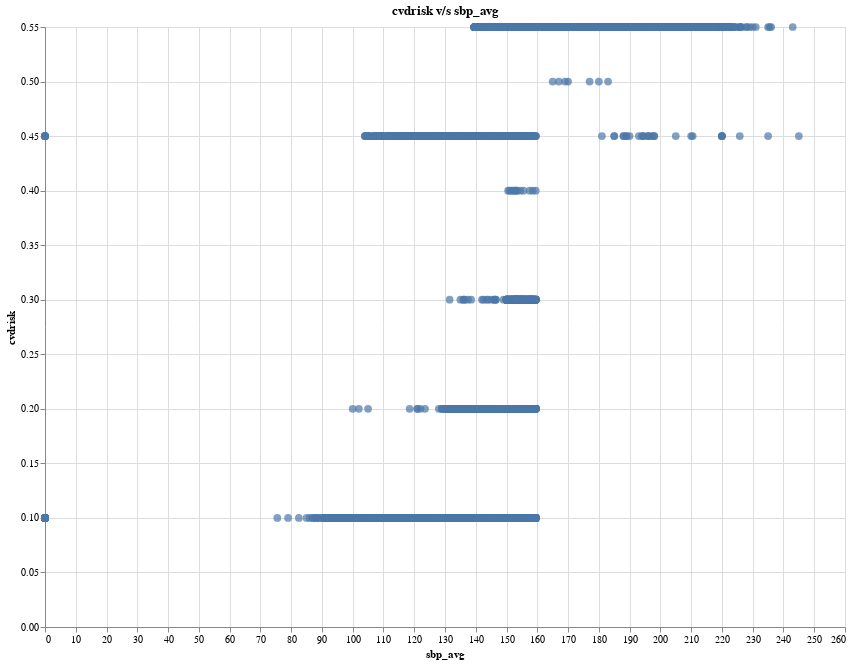

This figure's notebook cell:
### Code cell
# Enable the vegafusion data transformer
alt.data_transformers.enable('vegafusion')

# Assuming inspection_sbp is a DataFrame with two columns
data = pd.DataFrame({
    'x_variable': inspection_sbp.iloc[:, 0],  # Adjust with your actual column
    'y_variable': inspection_sbp.iloc[:, 1]   # Adjust with your actual column
})

# Create an Altair scatter plot
scatter_plot = alt.Chart(data).mark_circle(size=60).encode(
    x=alt.X('x_variable:Q', title='sbp_avg'),  # Adjust 'X Axis Label' accordingly
    y=alt.Y('y_variable:Q', title='cvdrisk'),  # Adjust 'Y Axis Label' accordingly
    tooltip=['x_variable', 'y_variable']           # Optional: displays values on hover
).properties(
    width=800,
    height=600,
    title='cvdrisk v/s sbp_avg'                 # Adjust with your desired title
)

scatter_plot

### Figure 1 — Vega specification as saved in the notebook (floating-point values rounded to 4 significant figures; data arrays with more than 128 entries replaced by an {"elided": "..."} marker saying what was removed)
{"$schema": "https://vega.github.io/schema/vega/v5.json", "data": [{"name": "source_0", "values": {"elided": "22011 records"}}, {"name": "source_0_x_domain_x_variable", "values": [{"min": 0.0, "max": 245.0}]}, {"name": "source_0_y_domain_y_variable", "values": [{"min": 0.1, "max": 0.55}]}], "marks": [{"type": "symbol", "name": "marks", "from": {"data": "source_0"}, "encode": {"update": {"size": {"value": 60}, "x": {"field": "x_variable", "scale": "x"}, "ariaRoleDescription": {"value": "circle"}, "y": {"field": "y_variable", "scale": "y"}, "description": {"signal": "\"sbp_avg: \" + (format(datum[\"x_variable\"], \"\")) + \"; cvdrisk: \" + (format(datum[\"y_variable\"], \"\")) + \"; x_variable: \" + (format(datum[\"x_variable\"], \"\")) + \"; y_variable: \" + (format(datum[\"y_variable\"], \"\"))"}, "tooltip": {"signal": "{\"x_variable\": format(datum[\"x_variable\"], \"\"), \"y_variable\": format(datum[\"y_variable\"], \"\")}"}, "fill": {"value": "#4c78a8"}, "opacity": {"value": 0.7}, "shape": {"value": "circle"}}}, "style": ["circle"]}], "scales": [{"name": "x", "type": "linear", "domain": [{"signal": "(data(\"source_0_x_domain_x_variable\")[0] || {}).min"}, {"signal": "(data(\"source_0_x_domain_x_variable\")[0] || {}).max"}], "range": [0, {"signal": "width"}], "nice": true, "zero": true}, {"name": "y", "type": "linear", "domain": [{"signal": "(data(\"source_0_y_domain_y_variable\")[0] || {}).min"}, {"signal": "(data(\"source_0_y_domain_y_variable\")[0] || {}).max"}], "range": [{"signal": "height"}, 0], "nice": true, "zero": true}], "axes": [{"scale": "x", "aria": false, "domain": false, "maxExtent": 0, "zindex": 0, "orient": "bottom", "ticks": false, "gridScale": "y", "minExtent": 0, "labels": false, "grid": true, "tickCount": {"signal": "ceil(width/40)"}}, {"scale": "y", "minExtent": 0, "maxExtent": 0, "zindex": 0, "ticks": false, "aria": false, "orient": "left", "grid": true, "tickCount": {"signal": "ceil(height/40)"}, "domain": false, "gridScale": "x", "labels": false}, {"scale": "x", "labelFlush": true, "labelOverlap": true, "tickCount": {"signal": "ceil(width/40)"}, "zindex": 0, "grid": false, "orient": "bottom", "title": "sbp_avg"}, {"scale": "y", "title": "cvdrisk", "grid": false, "tickCount": {"signal": "ceil(height/40)"}, "orient": "left", "zindex": 0, "labelOverlap": true}], "title": {"text": "cvdrisk v/s sbp_avg", "frame": "group"}, "height": 600, "width": 800, "padding": 5, "style": "cell", "background": "white"}
